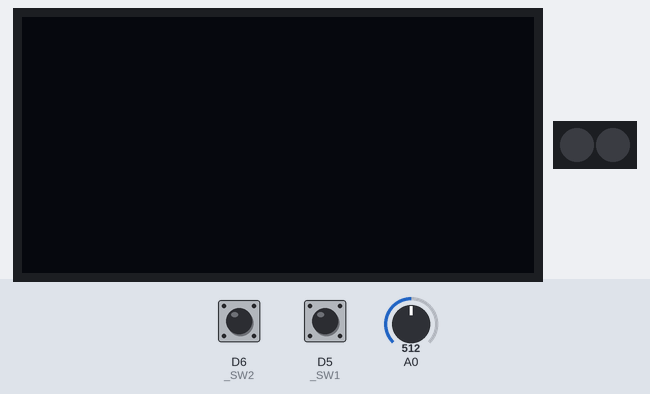
Bench run of a sketch on a simulated ESP8266 (NodeMCU). On the bench: 128×64 one-colour display, 2 RGB LEDs in strip order, left to right. The inputs (shaded band) are chosen by the test bench; at power-on: D6 (_SW2) LOW, D5 (_SW1) HIGH, A0 = 512. The OLED is the two-colour kind (top 16 rows yellow); the strip is taken to match the declared colour order; what the sketch prints to the serial monitor is not drawn.

Above: at 1.2 s.
1.3 s: D6 (_SW2) pulled HIGH for 0.15 s
At 1.34 s:
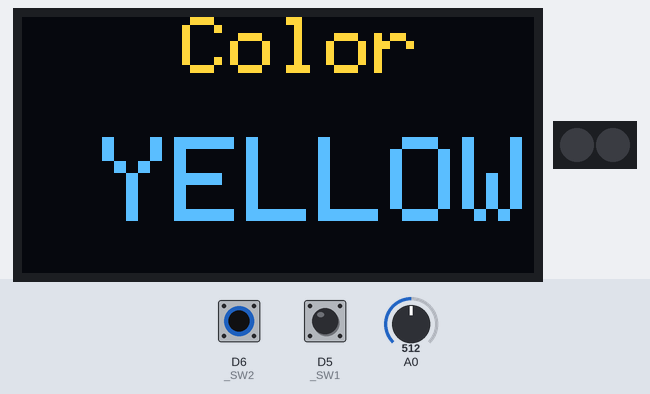
At 2.3 s:
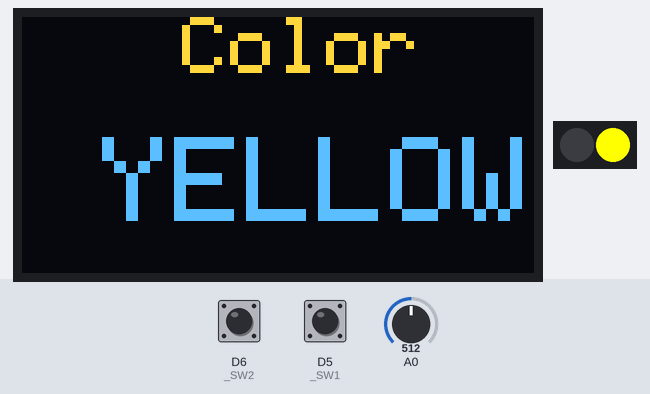
Timing chart, 0 to 4.3 s (numbered marks = the images above; inputs shaded):
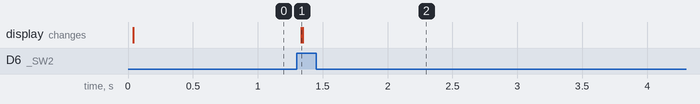

The sketch:

NO.1.ino
```cpp
#include <Wire.h>
#include <SPI.h>
#include <Adafruit_GFX.h>
#include <Adafruit_SSD1306.h>

#include <Adafruit_NeoPixel.h>
#define nleds 2
#define pleds 10
#define OLED_RESET -1

//com3
Adafruit_SSD1306 OLED(OLED_RESET);
Adafruit_NeoPixel leds=Adafruit_NeoPixel(nleds,pleds,NEO_RGB
+NEO_KHZ800);
uint8_t _SL=0;
bool _ledtoggled =false ;
uint8_t _SW1 =D5;
uint8_t _SW2 =D6;
uint32_t _off = leds.Color(0,0,0);
uint32_t _green = leds.Color(255,0,0);
uint32_t _red = leds.Color(0,255,0);
uint32_t _blue = leds.Color(0,0,255);
uint32_t _white = leds.Color(255,255,255);
uint32_t _yellow = leds.Color(255,255,0);
long color[] ={_red,_green,_blue,_yellow,_white,_off};
byte ch=0;
void setup() {
  // put your setup code here, to run once:
  Serial.begin(115200);
  Wire.begin();
  OLED.begin(SSD1306_SWITCHCAPVCC, 0x3C);
  delay(10);
  OLED.clearDisplay();
  leds.begin();
  leds.setPixelColor(0,0);
  leds.show();
  /*OLED.setTextColor(WHITE);
  OLED.setCursor(0,0);
  OLED.setTextSize(2)*/;
  OLED.display();

  pinMode(_SW1,INPUT);
  pinMode(_SW2,INPUT);

}
void CC (byte c)
{
  OLED.clearDisplay();
  OLED.setCursor(40,0);
  OLED.setTextSize(2);
  OLED.println("Color");
  OLED.setTextColor(WHITE);


  OLED.setCursor(20,30);
  OLED.setTextSize(3);
  //OLED.println("Color");
  OLED.setTextColor(WHITE);
  //OLED.setTextSize(2);
  switch(c){
    case 0: Serial.println("RED");
            OLED.println("RED");
            drive_led(_ledtoggled,color[0],ch);
            break;
    case 1: Serial.println("GREEN");
            OLED.println("GREEN");
            drive_led(_ledtoggled,color[1],ch);
           break;
    case 2: Serial.println("BLUE");
            OLED.println("BLUE");
            drive_led(_ledtoggled,color[2],ch);
           break;
    case 3: Serial.println("YELLOW");
            OLED.println("YELLOW");
            drive_led(_ledtoggled,color[3],ch);
           break;
    case 4: Serial.println("WHITE");
            OLED.println("WHITE");
            drive_led(_ledtoggled,color[4],ch);
           break;
    case 5: Serial.println("OFF");
            OLED.println("OFF");
            drive_led(_ledtoggled,color[5],ch);
           break;
    default:break;
    }
}
void drive_led(bool toggle,uint32_t _color,byte ch)
{
  if(toggle==true){
    leds.setPixelColor(ch,_color);
    delay(10);
    leds.show();
    toggle==false;
    _ledtoggled=false;
  }else {
    return;
  }
}
void loop() {
  // put your main code here, to run repeatedly:
  int a =analogRead(A0);
  _SL=map(a,0,1024,0,5);
  CC(_SL);
  if(!digitalRead(_SW1)==1)
  {
    delay(10);
    while(!digitalRead(_SW1)==1){delay(0);};
    delay(10);
    _ledtoggled = true;
    ch=0;
  }
  if(!digitalRead(_SW2)==1)
  {
    delay(10);
    while(!digitalRead(_SW2)==1){delay(0);};
    delay(10);
    _ledtoggled = true;
    ch=1;
  }
  OLED.display();
}
```

Measured:
- after the input at 1.3 s, the display: changes at once (image 1)
